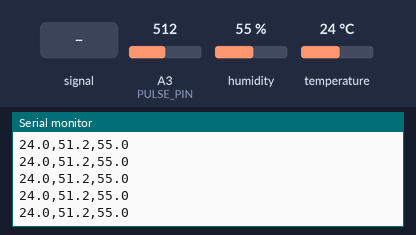
Simulated run of this sketch. Board: Arduino Uno, built with avr-gcc and run on an emulated ATmega328P. Shown: the last lines printed to the serial monitor. The test bench sets the inputs (shaded band); at power-on: humidity 55 %, A3 (PULSE_PIN) = 512, temperature 24 °C.

Above: at 1.2 s.
1.3 s: A3 (PULSE_PIN) fed a 200 Hz sine of ±81 counts around its level
At 1.45 s:
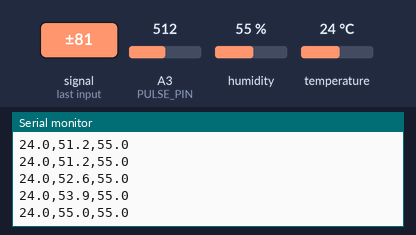
2.8 s: humidity set to 22 %
At 2.85 s:
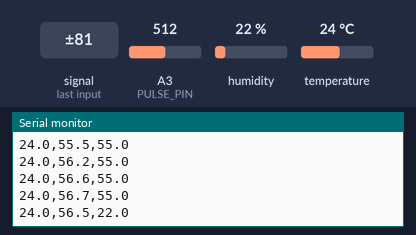
4.3 s: A3 (PULSE_PIN) set to 716
At 4.45 s:
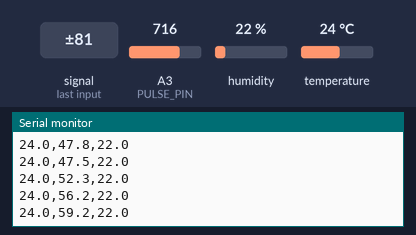
5.8 s: temperature set to 12 °C
At 5.85 s:
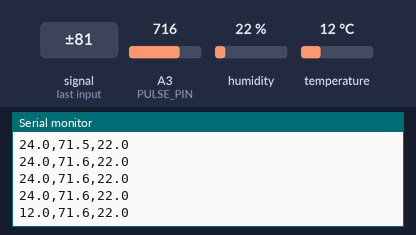
7.3 s: A3 (PULSE_PIN) fed a 1000 Hz sine of ±255 counts around its level
At 7.46 s:
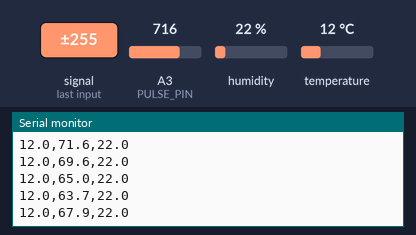
8.8 s: A3 (PULSE_PIN) set to 900
At 8.85 s:
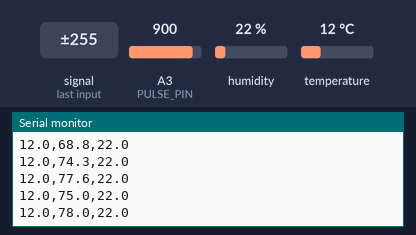
Timing chart, 0 to 11.3 s (numbered marks = the images above; inputs shaded):
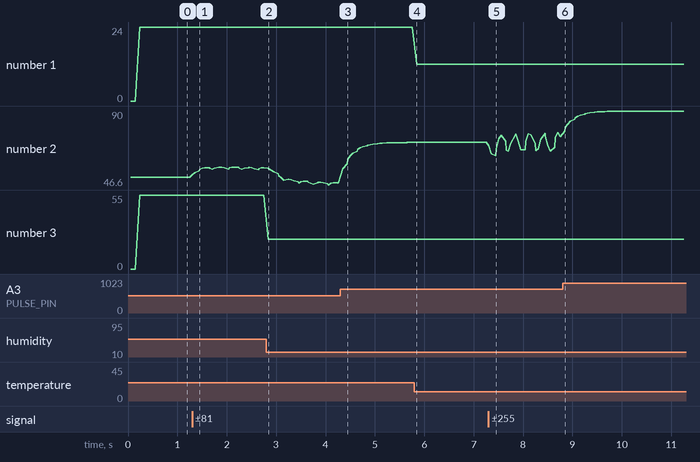

The sketch:

thermo_pulse.ino
```cpp
/*
 * 温湿度 + 脉搏板（原 COM6）
 * 输出固定 CSV：温度(°C), 脉搏波形, 湿度(%)，每行 \n 结尾，115200 波特率
 *
 * 相对原版优化：
 *  - 脉搏独立 20Hz 采样（50ms），脉搏波形需要较高采样率；
 *  - 温湿度 AHT20 按 5Hz 节拍读取（传感器本身转换率约 8Hz，不必每帧读），
 *    读取失败时沿用上次有效值，保证输出不断流；
 *  - 脉搏加一阶低通滤波，抑制传感器抖动；
 *  - I2C 提到 400kHz，缩短读取占用，降低对脉搏采样时序的影响。
 */
#include <Wire.h>
#include <AHT20.h>

AHT20 aht20;

const int PULSE_PIN = A3;        // 脉搏传感器接 A3
const unsigned long PULSE_MS = 50;   // 脉搏采样间隔 20Hz
const unsigned long AHT_MS = 200;    // 温湿度采样间隔 5Hz
const float ALPHA = 0.2;             // 脉搏滤波系数（越小越平滑，越小延迟越大）

float temperature = 0.0, humidity = 0.0;
float filteredPulse = 0.0;
bool ahtOk = false;
bool firstPulse = true;

unsigned long lastPulse = 0;
unsigned long lastAHT = 0;

void setup() {
  Serial.begin(115200);
  Wire.begin();
  Wire.setClock(400000);   // 400kHz I2C
  ahtOk = aht20.begin();
}

void loop() {
  unsigned long now = millis();

  // ---- 脉搏：20Hz ----
  if (now - lastPulse >= PULSE_MS) {
    lastPulse = now;

    int raw = analogRead(PULSE_PIN);
    if (firstPulse) {
      filteredPulse = (float)raw;
      firstPulse = false;
    } else {
      filteredPulse = ALPHA * raw + (1.0f - ALPHA) * filteredPulse;
    }

    // ---- 温湿度：5Hz 节拍，失败沿用旧值 ----
    if (now - lastAHT >= AHT_MS) {
      lastAHT = now;
      if (ahtOk && aht20.available()) {
        temperature = aht20.getTemperature();
        humidity = aht20.getHumidity();
      }
    }

    Serial.print(temperature, 1);
    Serial.print(',');
    Serial.print(filteredPulse / 10.0f, 1);
    Serial.print(',');
    Serial.println(humidity, 1);
  }
}
```

Measured:
- after the input at 1.3 s, the serial monitor: prints a new line at once (image 1)
- after the input at 2.8 s, the serial monitor: prints a new line at once (image 2)
- after the input at 4.3 s, the serial monitor: prints a new line at once (image 3)
- after the input at 5.8 s, the serial monitor: prints a new line at once (image 4)
- after the input at 7.3 s, the serial monitor: prints a new line at once (image 5)
- after the input at 8.8 s, the serial monitor: prints a new line after 0.05 s (image 6)
- plotted number 1: 24 → 12 after the input at 5.8 s
- plotted number 2: 51.2 → 56.7 after the input at 1.3 s, 47.5 → 71.6 after the input at 4.3 s, 71.6 → 75 after the input at 7.3 s, 75 → 90 after the input at 8.8 s
